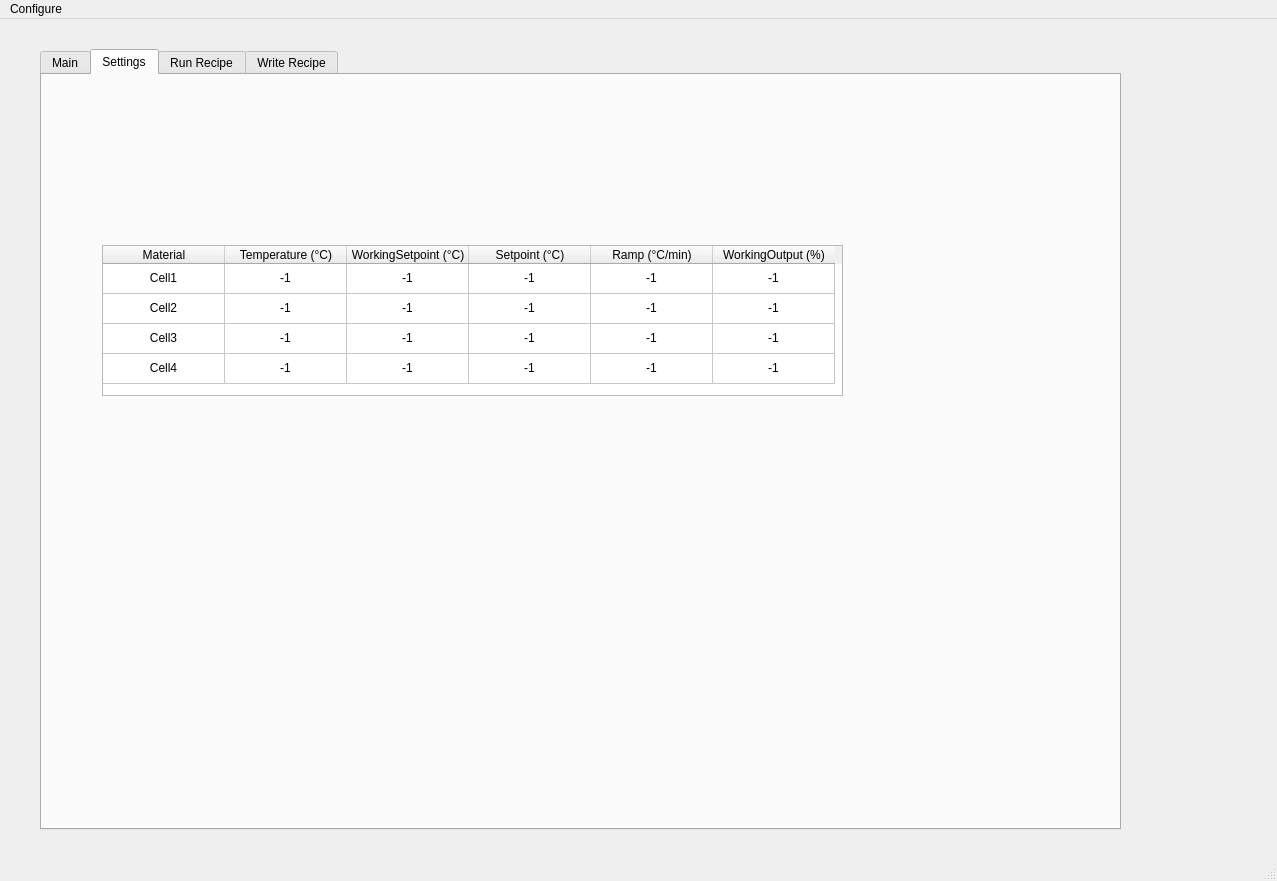
<?xml version="1.0" encoding="UTF-8"?>
<ui version="4.0">
 <class>MainWindow</class>
 <widget class="QMainWindow" name="MainWindow">
  <property name="geometry">
   <rect>
    <x>0</x>
    <y>0</y>
    <width>1277</width>
    <height>881</height>
   </rect>
  </property>
  <property name="windowTitle">
   <string>MainWindow</string>
  </property>
  <widget class="QWidget" name="centralwidget">
   <widget class="QTabWidget" name="tabWidget">
    <property name="geometry">
     <rect>
      <x>40</x>
      <y>30</y>
      <width>1081</width>
      <height>781</height>
     </rect>
    </property>
    <property name="currentIndex">
     <number>1</number>
    </property>
    <widget class="QWidget" name="tabOneMain">
     <attribute name="title">
      <string>Main</string>
     </attribute>
     <widget class="QWidget" name="horizontalLayoutWidget">
      <property name="geometry">
       <rect>
        <x>100</x>
        <y>280</y>
        <width>364</width>
        <height>133</height>
       </rect>
      </property>
      <layout class="QHBoxLayout" name="shutterButtonHorizontalLayout">
       <property name="leftMargin">
        <number>5</number>
       </property>
       <property name="topMargin">
        <number>5</number>
       </property>
       <property name="rightMargin">
        <number>5</number>
       </property>
       <property name="bottomMargin">
        <number>5</number>
       </property>
       <item>
        <layout class="QVBoxLayout" name="shutter1VerticalLayout">
         <property name="leftMargin">
          <number>10</number>
         </property>
         <property name="topMargin">
          <number>10</number>
         </property>
         <property name="rightMargin">
          <number>10</number>
         </property>
         <property name="bottomMargin">
          <number>10</number>
         </property>
         <item>
          <widget class="QPushButton" name="shutter1PushButton">
           <property name="sizePolicy">
            <sizepolicy hsizetype="Fixed" vsizetype="Fixed">
             <horstretch>0</horstretch>
             <verstretch>0</verstretch>
            </sizepolicy>
           </property>
           <property name="minimumSize">
            <size>
             <width>50</width>
             <height>50</height>
            </size>
           </property>
           <property name="maximumSize">
            <size>
             <width>50</width>
             <height>50</height>
            </size>
           </property>
           <property name="text">
            <string>S1</string>
           </property>
           <property name="checkable">
            <bool>true</bool>
           </property>
          </widget>
         </item>
         <item>
          <widget class="QLabel" name="shutter1Label">
           <property name="text">
            <string>Shutter 1</string>
           </property>
           <property name="alignment">
            <set>Qt::AlignCenter</set>
           </property>
          </widget>
         </item>
         <item>
          <widget class="QLCDNumber" name="cell1TempLCD">
           <property name="segmentStyle">
            <enum>QLCDNumber::Flat</enum>
           </property>
          </widget>
         </item>
        </layout>
       </item>
       <item>
        <layout class="QVBoxLayout" name="shutter2VerticalLayout">
         <property name="leftMargin">
          <number>10</number>
         </property>
         <property name="topMargin">
          <number>10</number>
         </property>
         <property name="rightMargin">
          <number>10</number>
         </property>
         <property name="bottomMargin">
          <number>10</number>
         </property>
         <item>
          <widget class="QPushButton" name="shutter2PushButton">
           <property name="sizePolicy">
            <sizepolicy hsizetype="Fixed" vsizetype="Fixed">
             <horstretch>0</horstretch>
             <verstretch>0</verstretch>
            </sizepolicy>
           </property>
           <property name="minimumSize">
            <size>
             <width>50</width>
             <height>50</height>
            </size>
           </property>
           <property name="maximumSize">
            <size>
             <width>50</width>
             <height>50</height>
            </size>
           </property>
           <property name="text">
            <string>S2</string>
           </property>
           <property name="checkable">
            <bool>true</bool>
           </property>
          </widget>
         </item>
         <item>
          <widget class="QLabel" name="shutter2Label">
           <property name="text">
            <string>Shutter 2</string>
           </property>
           <property name="alignment">
            <set>Qt::AlignCenter</set>
           </property>
          </widget>
         </item>
         <item>
          <widget class="QLCDNumber" name="cell2TempLCD">
           <property name="segmentStyle">
            <enum>QLCDNumber::Flat</enum>
           </property>
          </widget>
         </item>
        </layout>
       </item>
       <item>
        <layout class="QVBoxLayout" name="shutter3VerticalLayout">
         <property name="leftMargin">
          <number>10</number>
         </property>
         <property name="topMargin">
          <number>10</number>
         </property>
         <property name="rightMargin">
          <number>10</number>
         </property>
         <property name="bottomMargin">
          <number>10</number>
         </property>
         <item>
          <widget class="QPushButton" name="shutter3PushButton">
           <property name="sizePolicy">
            <sizepolicy hsizetype="Fixed" vsizetype="Fixed">
             <horstretch>0</horstretch>
             <verstretch>0</verstretch>
            </sizepolicy>
           </property>
           <property name="minimumSize">
            <size>
             <width>50</width>
             <height>50</height>
            </size>
           </property>
           <property name="maximumSize">
            <size>
             <width>50</width>
             <height>50</height>
            </size>
           </property>
           <property name="text">
            <string>S3</string>
           </property>
           <property name="checkable">
            <bool>true</bool>
           </property>
          </widget>
         </item>
         <item>
          <widget class="QLabel" name="shutter3Label">
           <property name="text">
            <string>Shutter 3</string>
           </property>
           <property name="alignment">
            <set>Qt::AlignCenter</set>
           </property>
          </widget>
         </item>
         <item>
          <widget class="QLCDNumber" name="cell3TempLCD">
           <property name="segmentStyle">
            <enum>QLCDNumber::Flat</enum>
           </property>
          </widget>
         </item>
        </layout>
       </item>
       <item>
        <layout class="QVBoxLayout" name="shutter4VerticalLayout">
         <property name="leftMargin">
          <number>10</number>
         </property>
         <property name="topMargin">
          <number>10</number>
         </property>
         <property name="rightMargin">
          <number>10</number>
         </property>
         <property name="bottomMargin">
          <number>10</number>
         </property>
         <item>
          <widget class="QPushButton" name="shutter4PushButton">
           <property name="sizePolicy">
            <sizepolicy hsizetype="Fixed" vsizetype="Fixed">
             <horstretch>0</horstretch>
             <verstretch>0</verstretch>
            </sizepolicy>
           </property>
           <property name="minimumSize">
            <size>
             <width>50</width>
             <height>50</height>
            </size>
           </property>
           <property name="maximumSize">
            <size>
             <width>50</width>
             <height>50</height>
            </size>
           </property>
           <property name="text">
            <string>S4</string>
           </property>
           <property name="checkable">
            <bool>true</bool>
           </property>
          </widget>
         </item>
         <item>
          <widget class="QLabel" name="shutter4Label">
           <property name="text">
            <string>Shutter 4</string>
           </property>
           <property name="alignment">
            <set>Qt::AlignCenter</set>
           </property>
          </widget>
         </item>
         <item>
          <widget class="QLCDNumber" name="cell4TempLCD">
           <property name="segmentStyle">
            <enum>QLCDNumber::Flat</enum>
           </property>
          </widget>
         </item>
        </layout>
       </item>
      </layout>
     </widget>
    </widget>
    <widget class="QWidget" name="tabTwoSettings">
     <attribute name="title">
      <string>Settings</string>
     </attribute>
     <widget class="QTableWidget" name="cellsTableWidget">
      <property name="geometry">
       <rect>
        <x>60</x>
        <y>170</y>
        <width>741</width>
        <height>151</height>
       </rect>
      </property>
      <property name="sizePolicy">
       <sizepolicy hsizetype="Expanding" vsizetype="Expanding">
        <horstretch>0</horstretch>
        <verstretch>0</verstretch>
       </sizepolicy>
      </property>
      <property name="verticalScrollBarPolicy">
       <enum>Qt::ScrollBarAlwaysOff</enum>
      </property>
      <property name="horizontalScrollBarPolicy">
       <enum>Qt::ScrollBarAlwaysOff</enum>
      </property>
      <property name="sizeAdjustPolicy">
       <enum>QAbstractScrollArea::AdjustIgnored</enum>
      </property>
      <property name="alternatingRowColors">
       <bool>false</bool>
      </property>
      <property name="selectionMode">
       <enum>QAbstractItemView::SingleSelection</enum>
      </property>
      <property name="wordWrap">
       <bool>true</bool>
      </property>
      <property name="rowCount">
       <number>4</number>
      </property>
      <attribute name="horizontalHeaderVisible">
       <bool>true</bool>
      </attribute>
      <attribute name="horizontalHeaderCascadingSectionResizes">
       <bool>false</bool>
      </attribute>
      <attribute name="horizontalHeaderDefaultSectionSize">
       <number>122</number>
      </attribute>
      <attribute name="horizontalHeaderHighlightSections">
       <bool>true</bool>
      </attribute>
      <attribute name="horizontalHeaderMinimumSectionSize">
       <number>40</number>
      </attribute>
      <attribute name="horizontalHeaderStretchLastSection">
       <bool>false</bool>
      </attribute>
      <attribute name="verticalHeaderVisible">
       <bool>false</bool>
      </attribute>
      <attribute name="verticalHeaderCascadingSectionResizes">
       <bool>true</bool>
      </attribute>
      <attribute name="verticalHeaderStretchLastSection">
       <bool>false</bool>
      </attribute>
      <row/>
      <row/>
      <row/>
      <row/>
      <column>
       <property name="text">
        <string>Material</string>
       </property>
       <property name="textAlignment">
        <set>AlignCenter</set>
       </property>
      </column>
      <column>
       <property name="text">
        <string>Temperature (°C)</string>
       </property>
       <property name="textAlignment">
        <set>AlignCenter</set>
       </property>
      </column>
      <column>
       <property name="text">
        <string>WorkingSetpoint (°C)</string>
       </property>
       <property name="textAlignment">
        <set>AlignCenter</set>
       </property>
      </column>
      <column>
       <property name="text">
        <string>Setpoint (°C)</string>
       </property>
       <property name="textAlignment">
        <set>AlignCenter</set>
       </property>
      </column>
      <column>
       <property name="text">
        <string>Ramp (°C/min)</string>
       </property>
       <property name="textAlignment">
        <set>AlignCenter</set>
       </property>
      </column>
      <column>
       <property name="text">
        <string>WorkingOutput (%)</string>
       </property>
       <property name="textAlignment">
        <set>AlignCenter</set>
       </property>
      </column>
      <item row="0" column="0">
       <property name="text">
        <string>Cell1</string>
       </property>
       <property name="textAlignment">
        <set>AlignCenter</set>
       </property>
       <property name="flags">
        <set>ItemIsEnabled</set>
       </property>
      </item>
      <item row="0" column="1">
       <property name="text">
        <string>-1</string>
       </property>
       <property name="textAlignment">
        <set>AlignCenter</set>
       </property>
       <property name="flags">
        <set>ItemIsEnabled</set>
       </property>
      </item>
      <item row="0" column="2">
       <property name="text">
        <string>-1</string>
       </property>
       <property name="textAlignment">
        <set>AlignCenter</set>
       </property>
       <property name="flags">
        <set>ItemIsEnabled</set>
       </property>
      </item>
      <item row="0" column="3">
       <property name="text">
        <string>-1</string>
       </property>
       <property name="textAlignment">
        <set>AlignCenter</set>
       </property>
       <property name="flags">
        <set>ItemIsSelectable|ItemIsEditable|ItemIsEnabled</set>
       </property>
      </item>
      <item row="0" column="4">
       <property name="text">
        <string>-1</string>
       </property>
       <property name="textAlignment">
        <set>AlignCenter</set>
       </property>
       <property name="flags">
        <set>ItemIsSelectable|ItemIsEditable|ItemIsEnabled</set>
       </property>
      </item>
      <item row="0" column="5">
       <property name="text">
        <string>-1</string>
       </property>
       <property name="textAlignment">
        <set>AlignCenter</set>
       </property>
       <property name="flags">
        <set>ItemIsSelectable|ItemIsEditable|ItemIsEnabled</set>
       </property>
      </item>
      <item row="1" column="0">
       <property name="text">
        <string>Cell2</string>
       </property>
       <property name="textAlignment">
        <set>AlignCenter</set>
       </property>
       <property name="flags">
        <set>ItemIsEnabled</set>
       </property>
      </item>
      <item row="1" column="1">
       <property name="text">
        <string>-1</string>
       </property>
       <property name="textAlignment">
        <set>AlignCenter</set>
       </property>
       <property name="flags">
        <set>ItemIsEnabled</set>
       </property>
      </item>
      <item row="1" column="2">
       <property name="text">
        <string>-1</string>
       </property>
       <property name="textAlignment">
        <set>AlignCenter</set>
       </property>
       <property name="flags">
        <set>ItemIsEnabled</set>
       </property>
      </item>
      <item row="1" column="3">
       <property name="text">
        <string>-1</string>
       </property>
       <property name="textAlignment">
        <set>AlignCenter</set>
       </property>
       <property name="flags">
        <set>ItemIsSelectable|ItemIsEditable|ItemIsEnabled</set>
       </property>
      </item>
      <item row="1" column="4">
       <property name="text">
        <string>-1</string>
       </property>
       <property name="textAlignment">
        <set>AlignCenter</set>
       </property>
       <property name="flags">
        <set>ItemIsSelectable|ItemIsEditable|ItemIsEnabled</set>
       </property>
      </item>
      <item row="1" column="5">
       <property name="text">
        <string>-1</string>
       </property>
       <property name="textAlignment">
        <set>AlignCenter</set>
       </property>
       <property name="flags">
        <set>ItemIsSelectable|ItemIsEditable|ItemIsEnabled</set>
       </property>
      </item>
      <item row="2" column="0">
       <property name="text">
        <string>Cell3</string>
       </property>
       <property name="textAlignment">
        <set>AlignCenter</set>
       </property>
       <property name="flags">
        <set>ItemIsEnabled</set>
       </property>
      </item>
      <item row="2" column="1">
       <property name="text">
        <string>-1</string>
       </property>
       <property name="textAlignment">
        <set>AlignCenter</set>
       </property>
       <property name="flags">
        <set>ItemIsEnabled</set>
       </property>
      </item>
      <item row="2" column="2">
       <property name="text">
        <string>-1</string>
       </property>
       <property name="textAlignment">
        <set>AlignCenter</set>
       </property>
       <property name="flags">
        <set>ItemIsEnabled</set>
       </property>
      </item>
      <item row="2" column="3">
       <property name="text">
        <string>-1</string>
       </property>
       <property name="textAlignment">
        <set>AlignCenter</set>
       </property>
       <property name="flags">
        <set>ItemIsSelectable|ItemIsEditable|ItemIsEnabled</set>
       </property>
      </item>
      <item row="2" column="4">
       <property name="text">
        <string>-1</string>
       </property>
       <property name="textAlignment">
        <set>AlignCenter</set>
       </property>
       <property name="flags">
        <set>ItemIsSelectable|ItemIsEditable|ItemIsEnabled</set>
       </property>
      </item>
      <item row="2" column="5">
       <property name="text">
        <string>-1</string>
       </property>
       <property name="textAlignment">
        <set>AlignCenter</set>
       </property>
       <property name="flags">
        <set>ItemIsSelectable|ItemIsEditable|ItemIsEnabled</set>
       </property>
      </item>
      <item row="3" column="0">
       <property name="text">
        <string>Cell4</string>
       </property>
       <property name="textAlignment">
        <set>AlignCenter</set>
       </property>
       <property name="flags">
        <set>ItemIsEnabled</set>
       </property>
      </item>
      <item row="3" column="1">
       <property name="text">
        <string>-1</string>
       </property>
       <property name="textAlignment">
        <set>AlignCenter</set>
       </property>
       <property name="flags">
        <set>ItemIsEnabled</set>
       </property>
      </item>
      <item row="3" column="2">
       <property name="text">
        <string>-1</string>
       </property>
       <property name="textAlignment">
        <set>AlignCenter</set>
       </property>
       <property name="flags">
        <set>ItemIsEnabled</set>
       </property>
      </item>
      <item row="3" column="3">
       <property name="text">
        <string>-1</string>
       </property>
       <property name="textAlignment">
        <set>AlignCenter</set>
       </property>
       <property name="flags">
        <set>ItemIsSelectable|ItemIsEditable|ItemIsEnabled</set>
       </property>
      </item>
      <item row="3" column="4">
       <property name="text">
        <string>-1</string>
       </property>
       <property name="textAlignment">
        <set>AlignCenter</set>
       </property>
       <property name="flags">
        <set>ItemIsSelectable|ItemIsEditable|ItemIsEnabled</set>
       </property>
      </item>
      <item row="3" column="5">
       <property name="text">
        <string>-1</string>
       </property>
       <property name="textAlignment">
        <set>AlignCenter</set>
       </property>
       <property name="flags">
        <set>ItemIsSelectable|ItemIsEditable|ItemIsEnabled</set>
       </property>
      </item>
     </widget>
    </widget>
    <widget class="QWidget" name="tabThreeRecipeRun">
     <attribute name="title">
      <string>Run Recipe</string>
     </attribute>
    </widget>
    <widget class="QWidget" name="tabFourRecipeWrite">
     <attribute name="title">
      <string>Write Recipe</string>
     </attribute>
     <widget class="QTableWidget" name="recipeTableWidget">
      <property name="geometry">
       <rect>
        <x>90</x>
        <y>110</y>
        <width>251</width>
        <height>451</height>
       </rect>
      </property>
     </widget>
     <widget class="QPushButton" name="addStepPushButton">
      <property name="geometry">
       <rect>
        <x>20</x>
        <y>190</y>
        <width>51</width>
        <height>24</height>
       </rect>
      </property>
      <property name="text">
       <string>&gt;&gt;</string>
      </property>
     </widget>
     <widget class="QPushButton" name="removeStepPushButton">
      <property name="geometry">
       <rect>
        <x>20</x>
        <y>230</y>
        <width>51</width>
        <height>24</height>
       </rect>
      </property>
      <property name="text">
       <string>&lt;&lt;</string>
      </property>
     </widget>
     <widget class="QPushButton" name="pushButton">
      <property name="geometry">
       <rect>
        <x>20</x>
        <y>270</y>
        <width>51</width>
        <height>21</height>
       </rect>
      </property>
      <property name="text">
       <string>Clear</string>
      </property>
     </widget>
     <widget class="QLabel" name="label_3">
      <property name="geometry">
       <rect>
        <x>100</x>
        <y>90</y>
        <width>55</width>
        <height>16</height>
       </rect>
      </property>
      <property name="text">
       <string>Recipe</string>
      </property>
     </widget>
     <widget class="QTableWidget" name="stepDetailsTableWidget">
      <property name="geometry">
       <rect>
        <x>360</x>
        <y>110</y>
        <width>681</width>
        <height>451</height>
       </rect>
      </property>
     </widget>
    </widget>
   </widget>
  </widget>
  <widget class="QMenuBar" name="menubar">
   <property name="geometry">
    <rect>
     <x>0</x>
     <y>0</y>
     <width>1277</width>
     <height>21</height>
    </rect>
   </property>
   <widget class="QMenu" name="menuFile">
    <property name="title">
     <string>Configure</string>
    </property>
    <addaction name="actionReconnect"/>
    <addaction name="actionConfiguration"/>
   </widget>
   <addaction name="menuFile"/>
  </widget>
  <widget class="QStatusBar" name="statusbar"/>
  <action name="actionReconnect">
   <property name="text">
    <string>Reconnect</string>
   </property>
  </action>
  <action name="actionConfiguration">
   <property name="text">
    <string>Configuration</string>
   </property>
  </action>
 </widget>
 <resources/>
 <connections/>
</ui>
